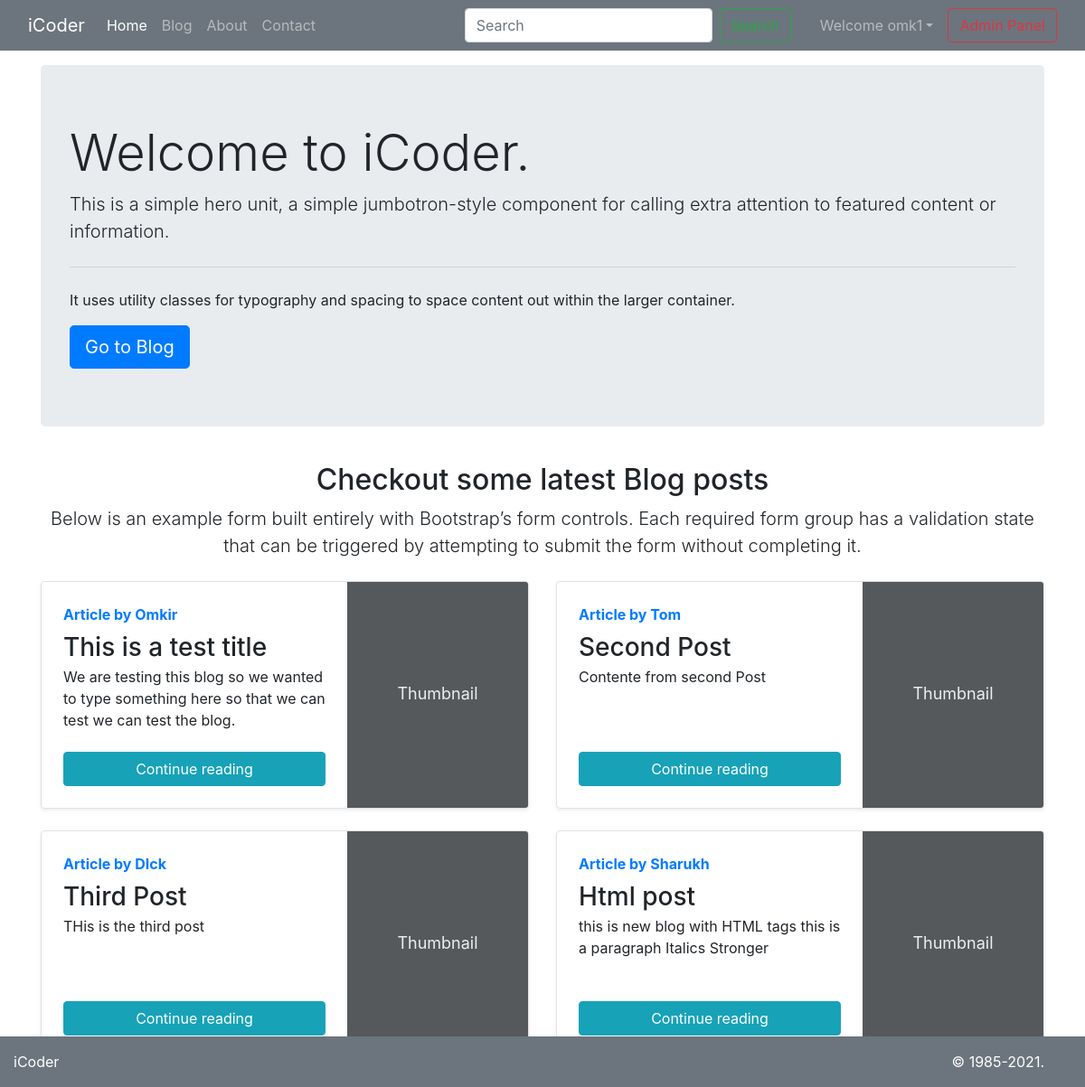
Screenshot of / (signed in) with the database file from the repository.
### blog/models.py (models this page shows, shortened)
class Post(models.Model):
	sno = models.AutoField(primary_key=True)
	title = models.CharField(max_length=255)
	content = models.TextField()
	author = models.CharField(max_length=30)
	slug = models.CharField(max_length=130)
	views = models.IntegerField(default=0)
	timestamp = models.DateTimeField(blank=True)

### home/views.py (the view)
# urls.py: path('', views.home, name="home"),
def home(request):
	allPosts = Post.objects.all()
	context = {'allPosts': allPosts}
	return render(request, 'home/home.html',context)

### templates/home/home.html (shortened to what this page needs)
{% extends "base.html" %}
{% block homeactive %}active{% endblock homeactive %}
{% block body %}
<div class="container my-3">
    <div class="jumbotron">
        <h1 class="display-4">Welcome to iCoder.</h1>
        <p class="lead">This is a simple hero unit, a simple jumbotron-style component for calling extra attention to featured content or information.</p>
        <hr class="my-4">
        <p>It uses utility classes for typography and spacing to space content out within the larger container.</p>
        <a class="btn btn-primary btn-lg" href="/blog" role="button">Go to Blog</a>
    </div>
</div>
<div class="container">
    <div class="py-2 text-center">
        <h2>Checkout some latest Blog posts</h2>
        <p class="lead">Below is an example form built entirely with Bootstrap’s form controls. Each required form group has a validation state that can be triggered by attempting to submit the form without completing it.</p>
    </div>
    <div class="row mb-2">
        {% for post in allPosts %}
        <div class="col-md-6">
            <div class="row no-gutters border rounded overflow-hidden flex-md-row mb-4 shadow-sm h-md-250 position-relative">
                <div class="col p-4 d-flex flex-column position-static">
                    <strong class="d-inline-block mb-2 text-primary">Article by {{post.author}}</strong>
                    <h3 class="mb-0">{{post.title}}</h3>
                    <p class="card-text mb-auto">{{post.content |striptags| truncatechars:150}}</p>
                    <a href="/blog/{{post.slug}}" role="button" class="btn btn-info mt-1">Continue reading</a>
                </div>
                <div class="col-auto d-none d-lg-block">
                    <svg class="bd-placeholder-img" width="200" height="250" xmlns="http://www.w3.org/2000/svg" role="img" aria-label="Placeholder: Thumbnail" preserveAspectRatio="xMidYMid slice" focusable="false">
                        <rect width="100%" height="100%" fill="#55595c"></rect><text x="50%" y="50%" fill="#eceeef" dy=".3em">Thumbnail</text>
                    </svg>
                </div>
            </div>
        </div>
        {% endfor %}
    </div>
</div>
{% endblock body %}

### templates/base.html (shortened to what this page needs)
<!doctype html>
<html lang="en">
<head>
    <link rel="stylesheet" href="https://cdn.jsdelivr.net/npm/bootstrap@4.6.0/dist/css/bootstrap.min.css">
</head>
<body>
    <nav class="navbar navbar-expand-lg navbar-dark bg-secondary sticky-top">
        <div class="container-fluid">
            <a class="navbar-brand" href="/">iCoder</a>
            <div class="collapse navbar-collapse" id="navbarSupportedContent">
                <ul class="navbar-nav me-auto mb-2 mb-lg-0">
                    <li class="nav-item">
                        <a class="nav-link {% block homeactive %} {% endblock homeactive %}" aria-current="page" href="/">Home</a>
                    </li>
                    <li class="nav-item">
                        <a class="nav-link {% block blogactive %} {% endblock blogactive %}" href="/blog">Blog</a>
                    </li>
                    <li class="nav-item">
                        <a class="nav-link {% block aboutactive %} {% endblock aboutactive %}" href="/about">About</a>
                    </li>
                    <li class="nav-item">
                        <a class="nav-link {% block contactactive %} {% endblock contactactive %}" href="/contact">Contact</a>
                    </li>
                </ul>
            </div>
            <form method="get" action="/search" class="form-inline mr-4">
                <input class="form-control mr-sm-2" type="search" placeholder="Search" aria-label="Search" name="query" id="query">
                <button class="btn btn-outline-success my-2 my-sm-0" type="search">Search</button>
            </form>
            {% if user.is_authenticated %}
            <ul class="navbar-nav">
                <li class="nav-item dropdown">
                    <a class="nav-link dropdown-toggle " data-toggle="dropdown" href="#" role="button" aria-haspopup="true" aria-expanded="false">Welcome {{request.user}}</a>
                </li>
            </ul>
            <a href="/admin" target="_blank" role="button" class="btn btn-outline-danger ml-2">Admin Panel</a>
            {% endif %}
        </div>
    </nav>
    <span class="mb-5 pb-5" style="margin-bottom: 300px !important;">
        {% block body %}
        {% endblock body %}
    </span>
    <footer class="footer mt-auto py-3 bg-secondary text-white fixed-bottom">
        <div class="container-fluid row">
            <span class="col-md-6">iCoder</span>
            <span class="col-md-6 text-right">© 1985-2021.</span>
        </div>
    </footer>
</body>
</html>

### templates/home/home.html (style rules this page uses)
.bd-placeholder-img { font-size: 1.125rem; text-anchor: middle; -webkit-user-select: none; -moz-user-select: none; -ms-user-select: none; user-select: none; }

### rows the page displays
Post: author "Omkir", title "This is a test title", content "We are testing this blog so we wanted to type something here so that we can test we can test the blog."
Post: author "Tom", title "Second Post", content "Contente from second Post"
Post: author "DIck", title "Third Post", content "THis is the third post"
Post: author "Sharukh", title "Html post", content "this is new blog with HTML tags this is a paragraph Italics Stronger"

### other values shown
{{ request.user }} "omk1"
